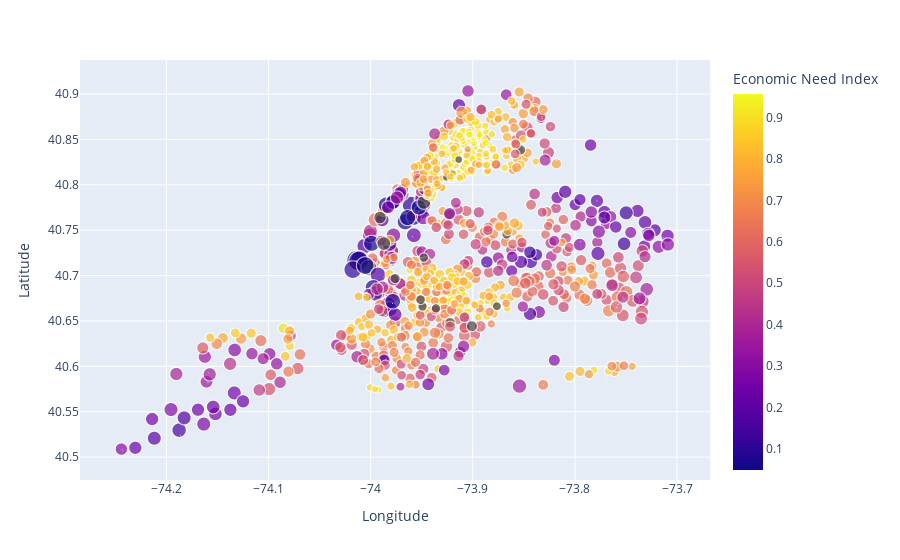

Write notebook code for a chart like this one.
### Code cell
fig = go.Figure()
fig = px.scatter(df2_2, x='Longitude', y='Latitude', size='School Income Estimate', color='Economic Need Index')
fig.show()

### Figure 1 — Plotly figure (JSON) as saved in the notebook; plotly's stock layout.template omitted (floating-point values rounded to 4 significant figures; data arrays with more than 128 entries replaced by an {"elided": "..."} marker saying what was removed)
{"data": [{"hovertemplate": "Longitude=%{x}<br>Latitude=%{y}<br>School Income Estimate=%{marker.size}<br>Economic Need Index=%{marker.color}<extra></extra>", "legendgroup": "", "marker": {"color": {"elided": "1272 float values"}, "coloraxis": "coloraxis", "size": {"elided": "1272 float values"}, "sizemode": "area", "sizeref": 453.5, "symbol": "circle"}, "mode": "markers", "name": "", "showlegend": false, "type": "scattergl", "x": {"elided": "1272 float values"}, "xaxis": "x", "y": {"elided": "1272 float values"}, "yaxis": "y"}], "layout": {"coloraxis": {"colorbar": {"title": {"text": "Economic Need Index"}}, "colorscale": [[0, "#0d0887"], [0.1111, "#46039f"], [0.2222, "#7201a8"], [0.3333, "#9c179e"], [0.4444, "#bd3786"], [0.5556, "#d8576b"], [0.6667, "#ed7953"], [0.7778, "#fb9f3a"], [0.8889, "#fdca26"], [1, "#f0f921"]]}, "legend": {"itemsizing": "constant", "tracegroupgap": 0}, "margin": {"t": 60}, "xaxis": {"anchor": "y", "domain": [0, 1], "title": {"text": "Longitude"}}, "yaxis": {"anchor": "x", "domain": [0, 1], "title": {"text": "Latitude"}}}}
